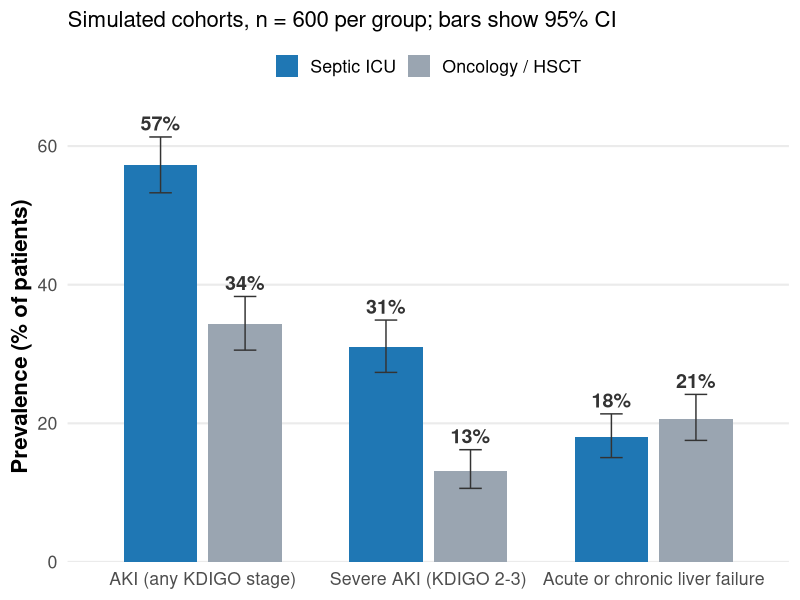

Generate this figure with R:
# =============================================================================
# Prevalence of kidney and liver dysfunction in septic ICU and oncology patients
# Simulated cohorts: true prevalences are illustrative assumptions, not
# published estimates. Replace with KDIGO / EASL-CLIF figures when available.
# =============================================================================

suppressPackageStartupMessages({
  library(dplyr)
  library(ggplot2)
})

set.seed(2026)

n <- 600

truth <- tribble(
  ~population,            ~condition,                        ~p,
  "Septic ICU",           "AKI (any KDIGO stage)",           0.57,
  "Septic ICU",           "Severe AKI (KDIGO 2-3)",          0.28,
  "Septic ICU",           "Acute or chronic liver failure",  0.18,
  "Oncology / HSCT",      "AKI (any KDIGO stage)",           0.35,
  "Oncology / HSCT",      "Severe AKI (KDIGO 2-3)",          0.15,
  "Oncology / HSCT",      "Acute or chronic liver failure",  0.22
)

df <- truth |>
  mutate(
    x     = rbinom(n(), n, p),
    prev  = 100 * x / n,
    # Wilson 95% CI
    lo    = 100 * sapply(x, \(k) prop.test(k, n)$conf.int[1]),
    hi    = 100 * sapply(x, \(k) prop.test(k, n)$conf.int[2]),
    condition  = factor(condition, unique(condition)),
    population = factor(population, c("Septic ICU", "Oncology / HSCT"))
  )

p <- ggplot(df, aes(x = condition, y = prev, fill = population)) +
  geom_col(position = position_dodge(width = 0.75), width = 0.65) +
  geom_errorbar(aes(ymin = lo, ymax = hi),
                position = position_dodge(width = 0.75),
                width = 0.2, color = "#333333") +
  geom_text(aes(y = hi + 2, label = sprintf("%.0f%%", prev)),
            position = position_dodge(width = 0.75),
            size = 5, fontface = "bold", color = "#333333") +
  scale_fill_manual(values = c("Septic ICU" = "#1f77b4",
                               "Oncology / HSCT" = "#9aa5b1"),
                    name = NULL) +
  scale_y_continuous(limits = c(0, 65), expand = expansion(mult = c(0, 0))) +
  labs(
    x = NULL,
    y = "Prevalence (% of patients)",
    subtitle = sprintf("Simulated cohorts, n = %d per group; bars show 95%% CI", n)
  ) +
  theme_minimal(base_size = 16, base_family = "sans") +
  theme(
    panel.grid.minor = element_blank(),
    panel.grid.major.x = element_blank(),
    axis.title = element_text(face = "bold"),
    legend.position = "top"
  )

ggsave("figures/prevalence.png", p,
       width = 11.2, height = 4.9, dpi = 200, bg = "white")
message("Saved figures/prevalence.png")
